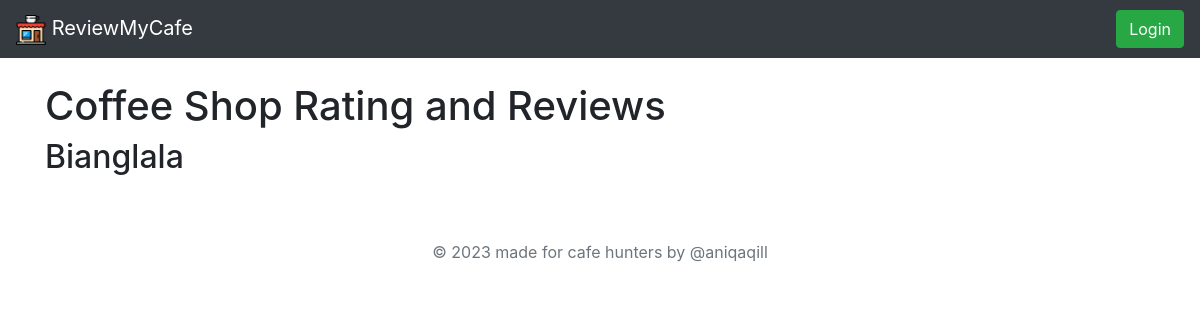
Before: /shop_reviews/1/ with the older database file.
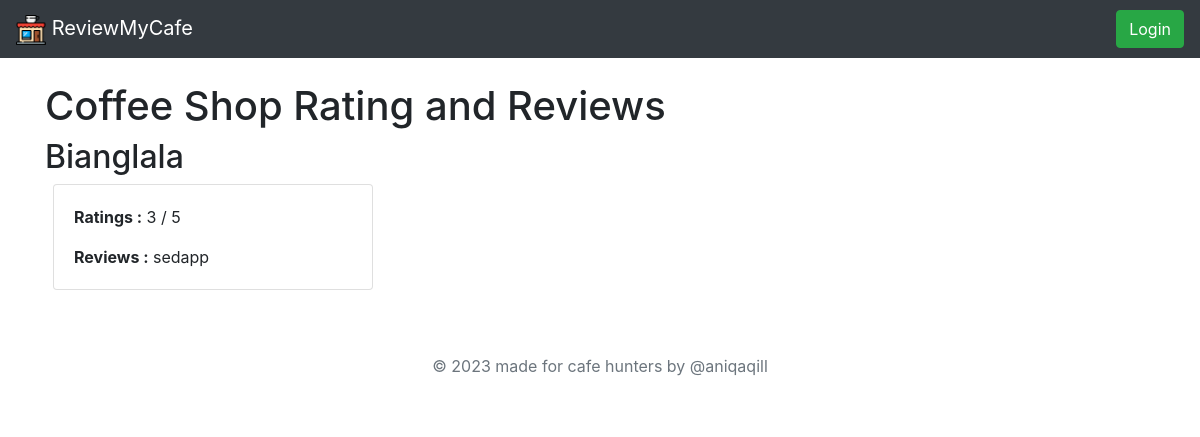
After: the same page with the newer database file.
### coffeeshoplist/models.py (models this page shows)
class Rating(models.Model):
    coffee_shop = models.ForeignKey(CoffeeShop, on_delete=models.CASCADE)
    user = models.ForeignKey(User, on_delete=models.CASCADE)
    rating = models.IntegerField()
    review = models.TextField(blank=True)

### coffeeshoplist/views.py (the view)
# urls.py: path('shop_reviews/<int:coffee_shop_id>/', views.shopreviews, name='shop_reviews'),
def shopreviews(request, coffee_shop_id):
    coffee_shop = CoffeeShop.objects.get(id=coffee_shop_id)
    ratings = Rating.objects.filter(coffee_shop=coffee_shop)
    return render(request, 'shop_reviews.html', {'coffee_shop': coffee_shop, 'ratings': ratings})

### coffeeshoplist/templates/shop_reviews.html (shortened to what this page needs)
{% extends 'base.html' %}
    {% block content %}
    <h1>Coffee Shop Rating and Reviews</h1>
    <h2>{{ coffee_shop.name }}</h2>
 {% for rating in ratings %}
      <div class="card mx-2 my-2" style="width: 20rem">
        <div class="card-body">
          <p class="card-text"> <Strong>Ratings :</Strong> {{ rating.rating }} / 5 </p>
          <p class="card-text"> <Strong>Reviews :</Strong> {{ rating.review }}</p>
        </div>
      </div>
      {% endfor %}
    {% endblock %}

Changed rows visible on the page:
added Rating: rating "3", review "sedapp"
